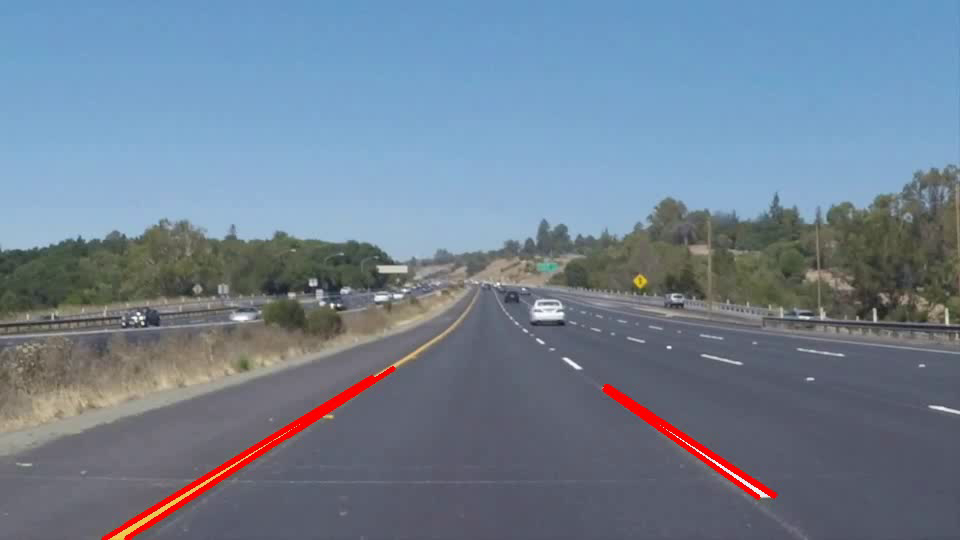
#> input picture frame 0 of courses/w10_opencv/source/OpenCV_in_Ubuntu/Python/output_Line_ROI.avi, 960 x 540 px, given in place of solidYellowLeft.mp4, which was not available
$ python 46_Video_HoughLinesP_ROI.py
#> lines starting #> are read from the running program, lines starting #| are printed output that depends on the picture; after the words box and inside, x2 and y2 are one past the last pixel; in counts of white or black regions, pixels touching at a corner belong together; pictures that were not available may be replaced by others from this repository, and a replacement may not be noted
#> further down, frame is the input picture: shape (540, 960, 3); mean B, G, R 146.2, 128.5, 112.4
import cv2
import numpy as np


def imageCopy(src):
    return np.copy(src)


def polyROI(image, points):
    if len(image.shape) == 2:
        channels = 1
    else:
        channels = image.shape[2]
    mask = np.zeros_like(image)
    ignore_mask_color = (255,) * channels
    cv2.fillPoly(mask, points, ignore_mask_color)
    return cv2.bitwise_and(image, mask)


def convertColor(image, flag=None):
#> called with flag = 6
    if flag is None:
        return image
    else:
        return cv2.cvtColor(image, flag)
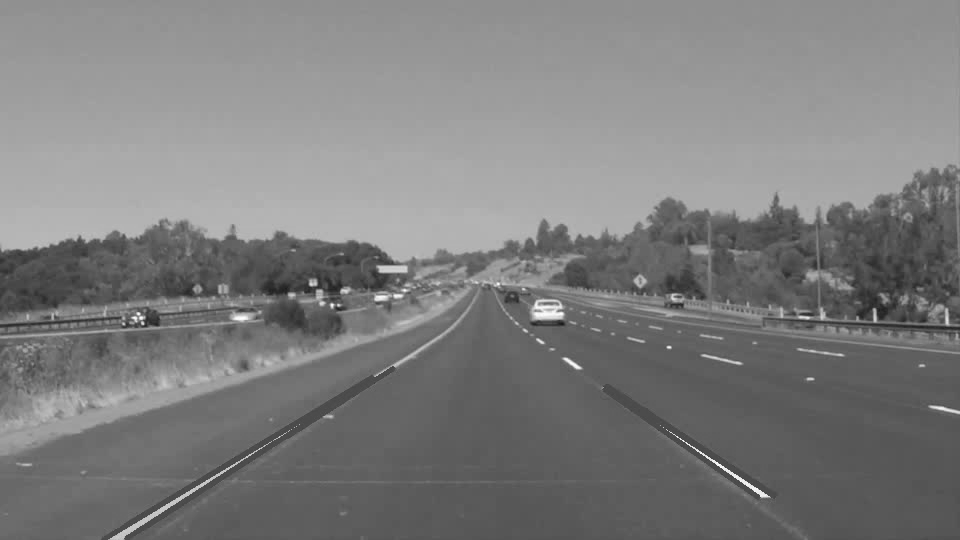
#> returned value: shape (540, 960); min 27, max 255, mean 125.8


def cannyEdge(image, threshold1=100, threshold2=200):
#> called with threshold1 = 100, threshold2 = 200
    return cv2.Canny(image, threshold1, threshold2)
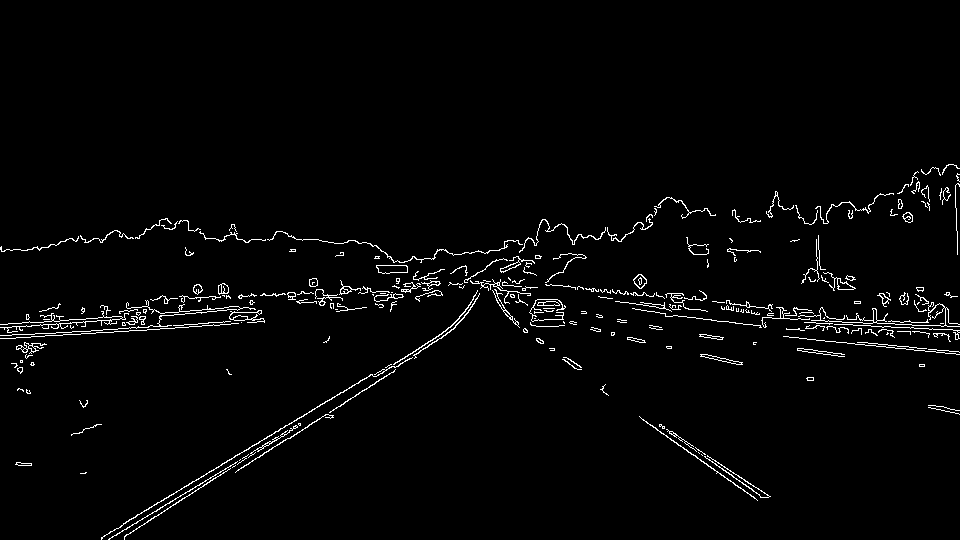
#> returned value: shape (540, 960); 2.2% white in thin lines or dots, all inside (x1, y1, x2, y2) = (0, 164, 960, 540)


def addWeightedImage(image1, w1, imagw2, w2=None):
    if w2 is None:
        return cv2.addWeighted(image1, float(w1) * 0.01, imagw2, float(100 - w1) * 0.01, 0)
    else:
        return cv2.addWeighted(image1, w1 * 0.01, imagw2, w2 * 0.01, 0)


def houghLinesP(image, rho=1.0, theta=np.pi/180, threshold=100, minLineLength=10, maxLineGap=100):
    return cv2.HoughLinesP(image, rho, theta, threshold, minLineLength=minLineLength, maxLineGap=maxLineGap)


def drawHoughLinesP(image, lines):
    result = imageCopy(image)
    if len(image.shape) == 2:
        result = convertColor(image, cv2.COLOR_GRAY2BGR)
    for i in range(len(lines)):
        for x1, y1, x2, y2 in lines[i]:
            cv2.line(result, (x1, y1), (x2, y2), (0, 0, 255), 3)
    return result


def frameProcessing(frame):
    result = imageCopy(frame)
    result = convertColor(result, cv2.COLOR_BGR2GRAY)
    result = cannyEdge(result, 100, 200)

    height, width = result.shape[:2]
#> height = 540; width = 960
    pt1 = (width*0.45, height*0.65)
#> pt1 = (432, 351)
    pt2 = (width*0.55, height*0.65)
#> pt2 = (528, 351)
    pt3 = (width, height*1.0)
#> pt3 = (960, 540)
    pt4 = (0, height*1.0)
#> pt4 = (0, 540)
    roi_corners = np.array([[pt1, pt2, pt3, pt4]], dtype=np.int32)

    result = polyROI(result, roi_corners)
#> in polyROI, `cv2.fillPoly(mask, points, ignore_mask_color)`:
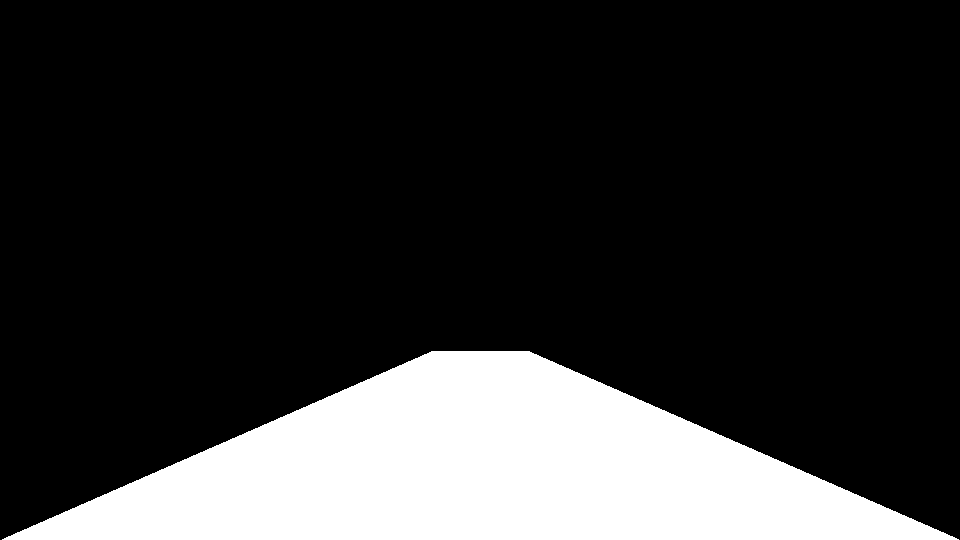
#> mask: shape (540, 960); 19.3% white; 1 white region, box (x1, y1, x2, y2) and area: (2, 351, 959, 540) 99845
#> in polyROI, `return cv2.bitwise_and(image, mask)`:
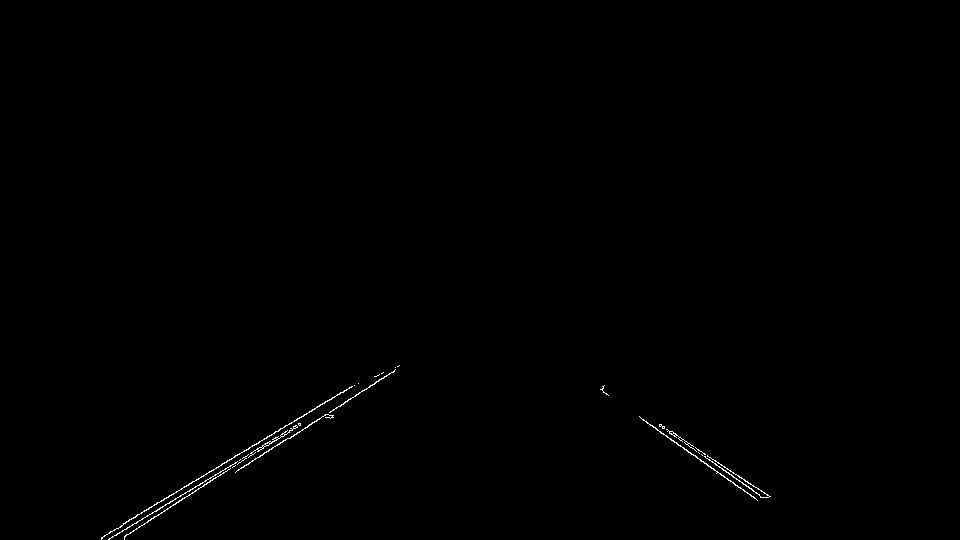
#> returned value: shape (540, 960); 0.3% white in thin lines or dots, all inside (x1, y1, x2, y2) = (101, 365, 771, 540)
    result = houghLinesP(result, 1, np.pi/180, 40)
#> result = [[101, 537, 354, 385], [108, 539, 397, 366], [600, 389, 756, 499], [238, 469, 394, 371], [603, 386, 762, 497], [176, 502, 383, 372], [603, 388, 770, 496], [109, 538, 300, 423], [125, 535, 300, 425], [126, 521, 349, 387], [264, 452, 393, 371], [101, 538, 121, 526]]
    result = drawHoughLinesP(frame, result)
#> the loop in drawHoughLinesP, `for i in range(len(lines)):` made 12 passes
#> after the loop in drawHoughLinesP, `for i in range(len(lines)):`:
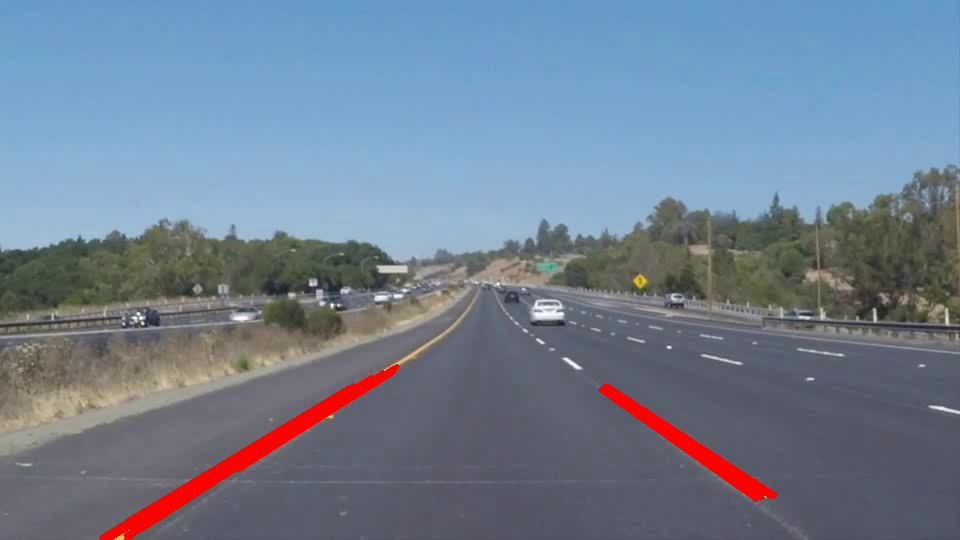
#> result: shape (540, 960, 3); 1.35% of pixels changed, all inside (x1, y1, x2, y2) = (99, 364, 773, 540)
    return result

path = "/home/nw/Desktop/OpenCV_in_Ubuntu/Data/Lane_Detection_Videos/"
roadVideo_01 = "solidYellowLeft.mp4"
roadVideo_02 = "solidWhiteRight.mp4"

openPath = path+roadVideo_01

cap = cv2.VideoCapture(openPath)

# Get frame per second information
fps = cap.get(cv2.CAP_PROP_FPS)
print("Frames per second using video.get(cv2.CAP_PROP_FPS) : {0}".format(fps))
# Get width and height information
width = int(cap.get(cv2.CAP_PROP_FRAME_WIDTH))
print(width)
height = int(cap.get(cv2.CAP_PROP_FRAME_HEIGHT))
print(height)
# Define the codec and create VideoWriter object
fourcc = int(cv2.VideoWriter_fourcc(*'DIVX'))
print(fourcc)
out = cv2.VideoWriter('output_Line_ROI.avi', fourcc, fps, (width, height), True)

cv2.namedWindow("Input", cv2.WINDOW_GUI_EXPANDED)
cv2.namedWindow("Output", cv2.WINDOW_GUI_EXPANDED)

while cap.isOpened():
    # Capture frame-by-frame
    ret, frame = cap.read()

    if ret:
        # Our operations on the frame come here
        output = frameProcessing(frame)
        # Write frame-by-frame
        out.write(output)
        # Display the resulting frame
        cv2.imshow("Input", frame)
        cv2.imshow("Output", output)

    else:
        break

    # waitKey(int(1000.0/fps)) for matching fps of video
    if cv2.waitKey(int(1000.0/fps)) & 0xFF == ord('q'):
#> (key q is pressed here)
        break

# When everything done, release the capture
cap.release()
out.release()

cv2.destroyAllWindows()
